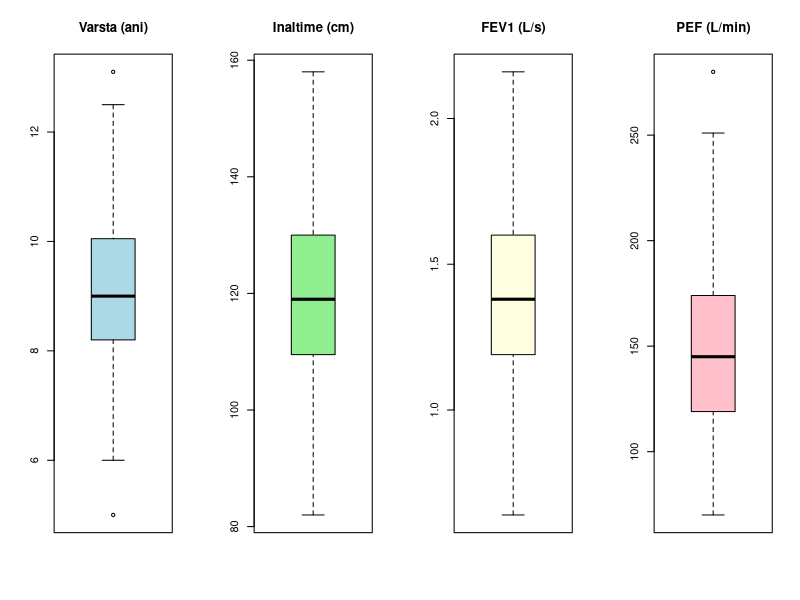
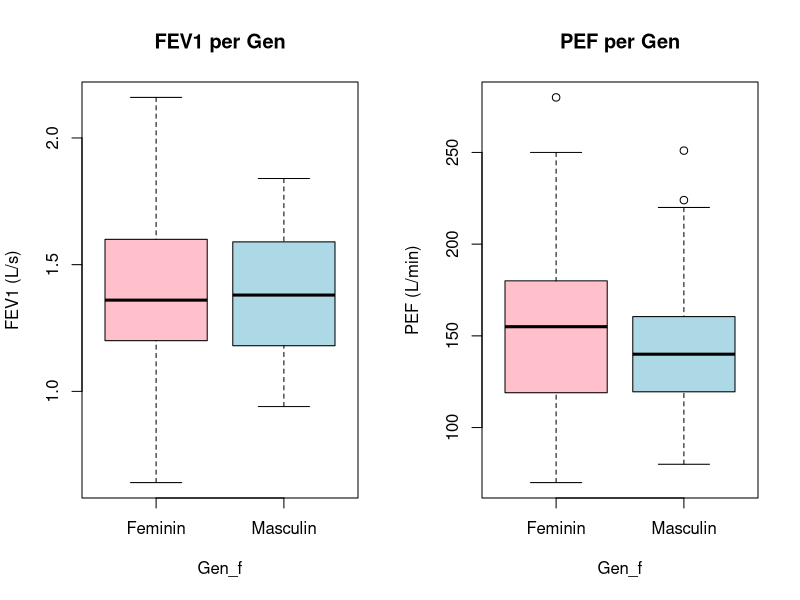
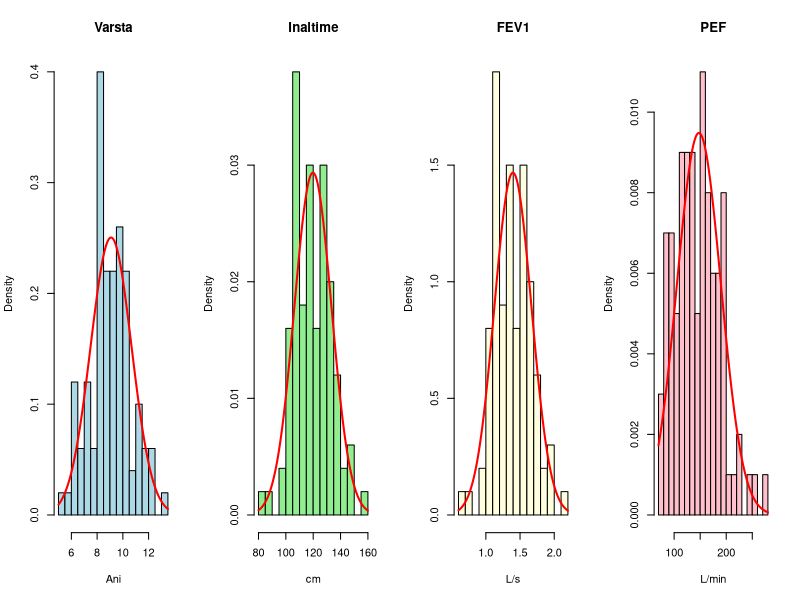
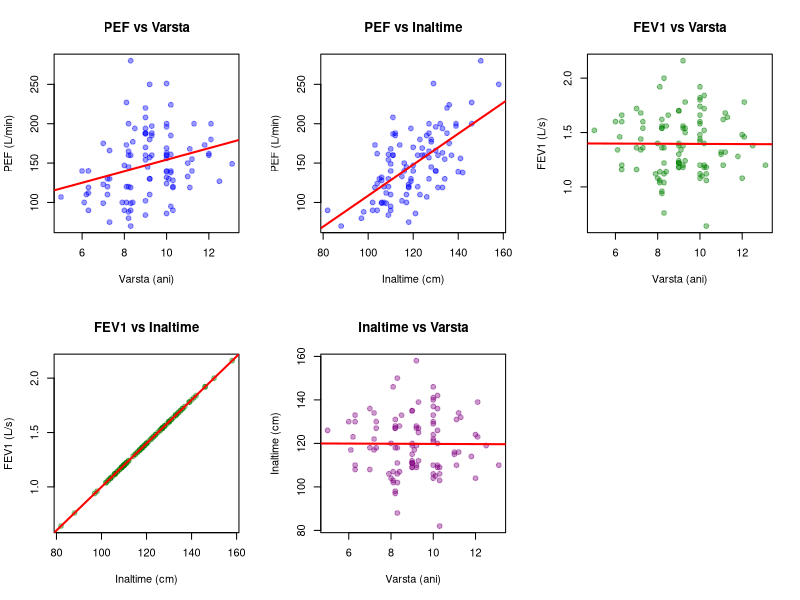
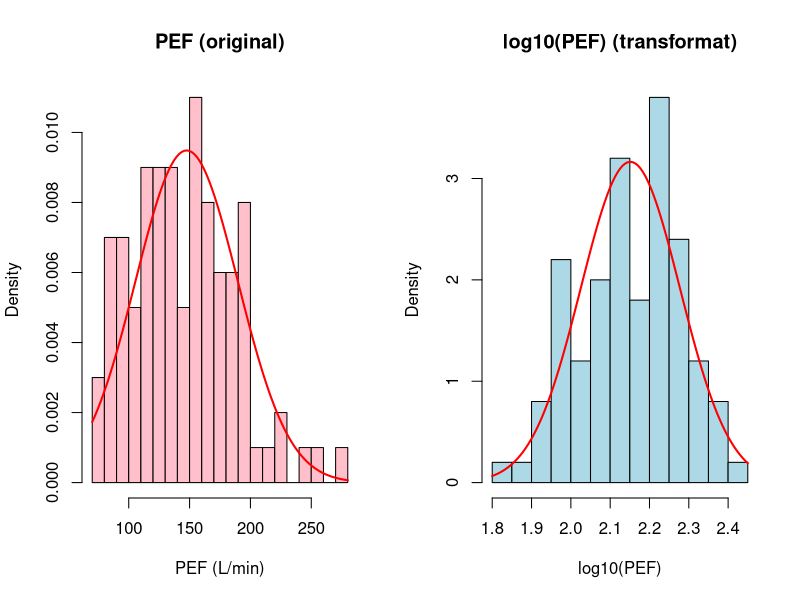
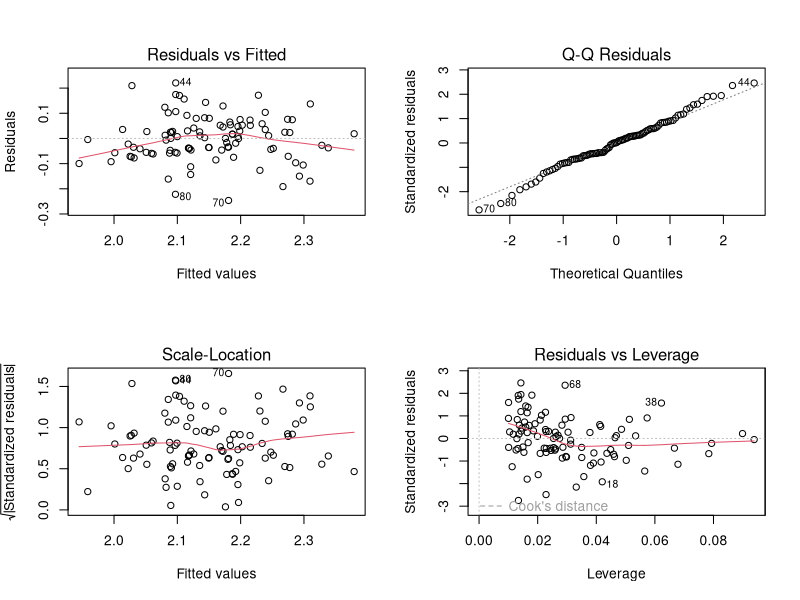
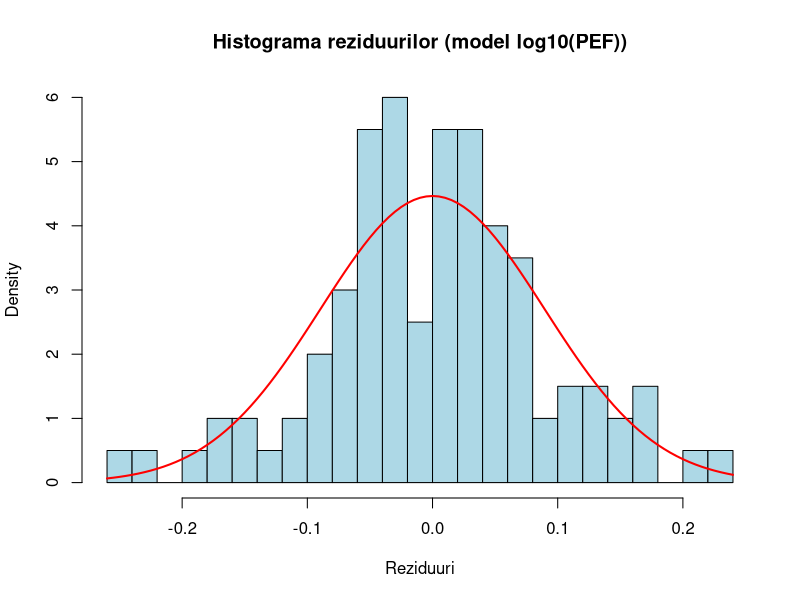
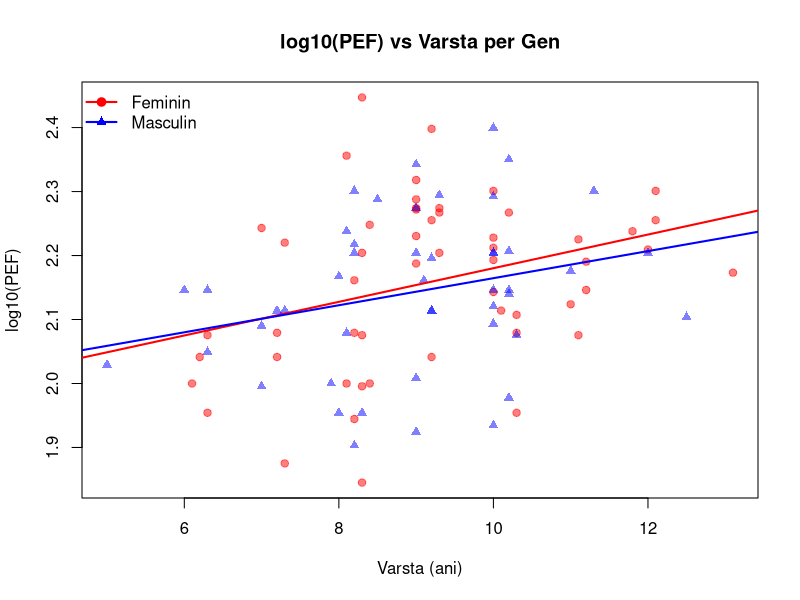

Generate these figures, in order, with R:
# =============================================================================
# EXAMEN - Regresia liniara multipla
# Studiu transversal: 100 copii (7-13 ani), 5 scoli din Cluj-Napoca
# VD1: PEF (Debitul Expirator Maxim de Varf, L/min)
# VD2: FEV1 (Debitul Expirator Maxim in prima secunda, L/s)
# VI: Varsta_ani (ani), Inaltime_cm (cm), Gen (1=M, 0=F)
# Obiectiv: testarea relatiei dintre caracteristicile demografice si
#           antropometrice (varsta, inaltime) si cele spirometrice (PEF, FEV1)
# =============================================================================

library(car)
library(lmtest)

data <- read.csv("data.csv", stringsAsFactors = FALSE)
data <- data[, -1]  # remove id_subiect
n <- nrow(data)
cat("=== Structura datelor ===\n")
str(data)
cat("n =", n, "\n\n")

# Recode Gen as factor for descriptive purposes
data$Gen_f <- factor(data$Gen, levels=c(0,1), labels=c("Feminin","Masculin"))

# =============================================================================
# 1. STATISTICI DESCRIPTIVE
# =============================================================================
cat("===========================================================================\n")
cat("1. STATISTICI DESCRIPTIVE\n")
cat("===========================================================================\n\n")

# Gen
cat("--- Gen ---\n")
print(table(data$Gen_f))
cat("  Feminin:", sum(data$Gen == 0), "(", sprintf("%.1f%%", sum(data$Gen == 0)/n*100), ")\n")
cat("  Masculin:", sum(data$Gen == 1), "(", sprintf("%.1f%%", sum(data$Gen == 1)/n*100), ")\n\n")

# Variabile cantitative
cant_vars <- c("Varsta_ani", "Inaltime_cm", "FEV1", "PEF")
cant_labels <- c("Varsta (ani)", "Inaltime (cm)", "FEV1 (L/s)", "PEF (L/min)")

for (i in seq_along(cant_vars)) {
  x <- data[[cant_vars[i]]]
  cat(sprintf("--- %s ---\n", cant_labels[i]))
  cat("  N:       ", sum(!is.na(x)), "\n")
  cat("  NA:      ", sum(is.na(x)), "\n")
  cat("  Media:   ", sprintf("%.4f", mean(x, na.rm=TRUE)), "\n")
  cat("  Mediana: ", sprintf("%.4f", median(x, na.rm=TRUE)), "\n")
  cat("  SD:      ", sprintf("%.4f", sd(x, na.rm=TRUE)), "\n")
  cat("  Min:     ", sprintf("%.4f", min(x, na.rm=TRUE)), "\n")
  cat("  Max:     ", sprintf("%.4f", max(x, na.rm=TRUE)), "\n")
  q <- quantile(x, c(0.25, 0.75), na.rm=TRUE)
  iqr_val <- IQR(x, na.rm=TRUE)
  cat("  Q1:      ", sprintf("%.4f", q[1]), "\n")
  cat("  Q3:      ", sprintf("%.4f", q[2]), "\n")
  cat("  IQR:     ", sprintf("%.4f", iqr_val), "\n")
  out <- x[x < q[1] - 1.5*iqr_val | x > q[2] + 1.5*iqr_val]
  cat("  Outliers:", length(out), "\n")
  if (length(out) > 0 && length(out) <= 10) cat("    Valori:", out, "\n")
  cat("\n")
}

# Descriptive by Gen
cat("--- Statistici descriptive pe Gen ---\n\n")
for (v in cant_vars) {
  for (g in levels(data$Gen_f)) {
    sub <- data[[v]][data$Gen_f == g]
    cat(sprintf("  %s la %s (n=%d): Media=%.4f, SD=%.4f\n",
                v, g, length(sub), mean(sub), sd(sub)))
  }
  cat("\n")
}

# =============================================================================
# 2. BOX-PLOTS
# =============================================================================
cat("===========================================================================\n")
cat("2. BOX-PLOTS\n")
cat("===========================================================================\n\n")

png("boxplots_all.png", width=1000, height=500)
par(mfrow=c(1,4))
boxplot(data$Varsta_ani, main="Varsta (ani)", col="lightblue")
boxplot(data$Inaltime_cm, main="Inaltime (cm)", col="lightgreen")
boxplot(data$FEV1, main="FEV1 (L/s)", col="lightyellow")
boxplot(data$PEF, main="PEF (L/min)", col="pink")
dev.off()
cat("Salvat: boxplots_all.png\n")

png("boxplots_by_gen.png", width=800, height=400)
par(mfrow=c(1,2))
boxplot(FEV1 ~ Gen_f, data=data, main="FEV1 per Gen", ylab="FEV1 (L/s)",
        col=c("pink","lightblue"))
boxplot(PEF ~ Gen_f, data=data, main="PEF per Gen", ylab="PEF (L/min)",
        col=c("pink","lightblue"))
dev.off()
cat("Salvat: boxplots_by_gen.png\n\n")

# =============================================================================
# 3. HISTOGRAME
# =============================================================================
cat("===========================================================================\n")
cat("3. HISTOGRAME\n")
cat("===========================================================================\n\n")

png("histograme.png", width=1000, height=500)
par(mfrow=c(1,4))
hist(data$Varsta_ani, breaks=15, main="Varsta", xlab="Ani", col="lightblue", probability=TRUE)
curve(dnorm(x, mean=mean(data$Varsta_ani), sd=sd(data$Varsta_ani)), add=TRUE, col="red", lwd=2)
hist(data$Inaltime_cm, breaks=15, main="Inaltime", xlab="cm", col="lightgreen", probability=TRUE)
curve(dnorm(x, mean=mean(data$Inaltime_cm), sd=sd(data$Inaltime_cm)), add=TRUE, col="red", lwd=2)
hist(data$FEV1, breaks=15, main="FEV1", xlab="L/s", col="lightyellow", probability=TRUE)
curve(dnorm(x, mean=mean(data$FEV1), sd=sd(data$FEV1)), add=TRUE, col="red", lwd=2)
hist(data$PEF, breaks=15, main="PEF", xlab="L/min", col="pink", probability=TRUE)
curve(dnorm(x, mean=mean(data$PEF), sd=sd(data$PEF)), add=TRUE, col="red", lwd=2)
dev.off()
cat("Salvat: histograme.png\n\n")

# =============================================================================
# 4. SCATTER PLOTS
# =============================================================================
cat("===========================================================================\n")
cat("4. SCATTER PLOTS\n")
cat("===========================================================================\n\n")

png("scatter_plots.png", width=1000, height=800)
par(mfrow=c(2,3))
# PEF vs IVs
plot(data$Varsta_ani, data$PEF, pch=19, col=rgb(0,0,1,0.4),
     xlab="Varsta (ani)", ylab="PEF (L/min)", main="PEF vs Varsta")
abline(lm(PEF ~ Varsta_ani, data=data), col="red", lwd=2)
plot(data$Inaltime_cm, data$PEF, pch=19, col=rgb(0,0,1,0.4),
     xlab="Inaltime (cm)", ylab="PEF (L/min)", main="PEF vs Inaltime")
abline(lm(PEF ~ Inaltime_cm, data=data), col="red", lwd=2)
# FEV1 vs IVs
plot(data$Varsta_ani, data$FEV1, pch=19, col=rgb(0,0.5,0,0.4),
     xlab="Varsta (ani)", ylab="FEV1 (L/s)", main="FEV1 vs Varsta")
abline(lm(FEV1 ~ Varsta_ani, data=data), col="red", lwd=2)
plot(data$Inaltime_cm, data$FEV1, pch=19, col=rgb(0,0.5,0,0.4),
     xlab="Inaltime (cm)", ylab="FEV1 (L/s)", main="FEV1 vs Inaltime")
abline(lm(FEV1 ~ Inaltime_cm, data=data), col="red", lwd=2)
# IVs relationship
plot(data$Varsta_ani, data$Inaltime_cm, pch=19, col=rgb(0.5,0,0.5,0.4),
     xlab="Varsta (ani)", ylab="Inaltime (cm)", main="Inaltime vs Varsta")
abline(lm(Inaltime_cm ~ Varsta_ani, data=data), col="red", lwd=2)
dev.off()
cat("Salvat: scatter_plots.png\n\n")

# =============================================================================
# 5. TESTE DE NORMALITATE
# =============================================================================
cat("===========================================================================\n")
cat("5. TESTE DE NORMALITATE\n")
cat("===========================================================================\n\n")

for (i in seq_along(cant_vars)) {
  sw <- shapiro.test(data[[cant_vars[i]]])
  cat(sprintf("  %s: W=%.4f, p=%s", cant_labels[i], sw$statistic, format.pval(sw$p.value, digits=4)))
  if (sw$p.value > 0.05) {
    cat("  => Normal\n")
  } else {
    cat("  => NU este normal\n")
  }
}
cat("\n")

# =============================================================================
# 6. MATRICEA DE CORELATIE
# =============================================================================
cat("===========================================================================\n")
cat("6. MATRICEA DE CORELATIE\n")
cat("===========================================================================\n\n")

cor_vars <- data[, c("Varsta_ani", "Inaltime_cm", "Gen", "FEV1", "PEF")]
cor_mat <- cor(cor_vars, use="complete.obs")
cat("Matricea de corelatie Pearson:\n")
print(round(cor_mat, 4))
cat("\n")

cat("Teste de semnificatie:\n\n")
pairs <- list(
  c("Varsta_ani", "PEF"), c("Inaltime_cm", "PEF"), c("Gen", "PEF"),
  c("Varsta_ani", "FEV1"), c("Inaltime_cm", "FEV1"), c("Gen", "FEV1"),
  c("Varsta_ani", "Inaltime_cm")
)
for (p in pairs) {
  ct <- cor.test(data[[p[1]]], data[[p[2]]])
  cat(sprintf("  %s vs %s: r=%.4f, t=%.4f, df=%d, p=%s\n",
              p[1], p[2], ct$estimate, ct$statistic, ct$parameter,
              format.pval(ct$p.value, digits=4)))
}
cat("\n")

# =============================================================================
#   ANALIZA 1: log10(PEF) - Transformare logaritmica
# =============================================================================
cat("###################################################################\n")
cat("# ANALIZA 1: log10(PEF) - Transformare logaritmica\n")
cat("###################################################################\n\n")

# --- 1a. Necesitatea transformarii ---
cat("===========================================================================\n")
cat("1a. NECESITATEA TRANSFORMARII log10(PEF)\n")
cat("===========================================================================\n\n")

cat("--- Modelul original PEF ~ Varsta + Inaltime ---\n\n")
m_pef_orig <- lm(PEF ~ Varsta_ani + Inaltime_cm, data=data)
s_pef_orig <- summary(m_pef_orig)
sw_pef_orig <- shapiro.test(residuals(m_pef_orig))
bp_pef_orig <- bptest(m_pef_orig)
cat("R² =", sprintf("%.4f", s_pef_orig$r.squared), "\n")
cat("Shapiro-Wilk reziduuri: W =", sprintf("%.4f", sw_pef_orig$statistic),
    ", p =", format.pval(sw_pef_orig$p.value, digits=4), "\n")
cat("Breusch-Pagan: BP =", sprintf("%.4f", bp_pef_orig$statistic),
    ", p =", format.pval(bp_pef_orig$p.value, digits=4), "\n\n")

cat("Justificare transformare log10:\n")
cat("  - Shapiro-Wilk pe reziduuri este la limita (p = 0.0503)\n")
cat("  - PEF nu urmeaza strict o distributie normala (Shapiro-Wilk p = 0.077)\n")
cat("  - Transformarea log10 imbunatateste normalitatea reziduurilor si homoscedasticitatea\n")
cat("  - log10 este o transformare standard pentru debite respiratorii\n\n")

# Aplicare transformare
data$log_PEF <- log10(data$PEF)

# --- 1b. Statistici descriptive log10(PEF) ---
cat("===========================================================================\n")
cat("1b. STATISTICI DESCRIPTIVE log10(PEF)\n")
cat("===========================================================================\n\n")

x <- data$log_PEF
cat("--- log10(PEF) ---\n")
cat("  N:       ", sum(!is.na(x)), "\n")
cat("  NA:      ", sum(is.na(x)), "\n")
cat("  Media:   ", sprintf("%.4f", mean(x, na.rm=TRUE)), "\n")
cat("  Mediana: ", sprintf("%.4f", median(x, na.rm=TRUE)), "\n")
cat("  SD:      ", sprintf("%.4f", sd(x, na.rm=TRUE)), "\n")
cat("  Min:     ", sprintf("%.4f", min(x, na.rm=TRUE)), "\n")
cat("  Max:     ", sprintf("%.4f", max(x, na.rm=TRUE)), "\n")
q <- quantile(x, c(0.25, 0.75), na.rm=TRUE)
iqr_val <- IQR(x, na.rm=TRUE)
cat("  Q1:      ", sprintf("%.4f", q[1]), "\n")
cat("  Q3:      ", sprintf("%.4f", q[2]), "\n")
cat("  IQR:     ", sprintf("%.4f", iqr_val), "\n")
out <- x[x < q[1] - 1.5*iqr_val | x > q[2] + 1.5*iqr_val]
cat("  Outliers:", length(out), "\n")
if (length(out) > 0 && length(out) <= 10) cat("    Valori:", out, "\n")
cat("\n")

cat("Shapiro-Wilk pe log10(PEF):\n")
sw_log_pef <- shapiro.test(data$log_PEF)
cat("  W =", sprintf("%.4f", sw_log_pef$statistic),
    ", p =", format.pval(sw_log_pef$p.value, digits=4), "\n")
if (sw_log_pef$p.value > 0.05) {
  cat("  log10(PEF) urmeaza o distributie normala.\n\n")
} else {
  cat("  log10(PEF) NU urmeaza o distributie normala.\n\n")
}

# Histograme comparare original vs transformat
png("pef_transform_compare.png", width=900, height=450)
par(mfrow=c(1,2))
hist(data$PEF, breaks=15, main="PEF (original)", xlab="PEF (L/min)",
     col="pink", probability=TRUE)
curve(dnorm(x, mean=mean(data$PEF), sd=sd(data$PEF)), add=TRUE, col="red", lwd=2)
hist(data$log_PEF, breaks=15, main="log10(PEF) (transformat)", xlab="log10(PEF)",
     col="lightblue", probability=TRUE)
curve(dnorm(x, mean=mean(data$log_PEF), sd=sd(data$log_PEF)), add=TRUE, col="red", lwd=2)
dev.off()
cat("Salvat: pef_transform_compare.png\n\n")

# --- 1c. Comparare original vs transformat ---
cat("===========================================================================\n")
cat("1c. COMPARARE PEF ORIGINAL VS log10(PEF)\n")
cat("===========================================================================\n\n")

cat("--- PEF ~ Varsta + Inaltime (original) ---\n")
cat("  R² =", sprintf("%.4f", s_pef_orig$r.squared), "\n")
cat("  Shapiro-Wilk reziduuri: W =", sprintf("%.4f", sw_pef_orig$statistic),
    ", p =", format.pval(sw_pef_orig$p.value, digits=4), " (la limita)\n")
cat("  Breusch-Pagan: p =", format.pval(bp_pef_orig$p.value, digits=4), "\n\n")

m_log_pef_check <- lm(log_PEF ~ Varsta_ani + Inaltime_cm, data=data)
s_log_pef_check <- summary(m_log_pef_check)
sw_log_pef_resid <- shapiro.test(residuals(m_log_pef_check))
bp_log_pef_check <- bptest(m_log_pef_check)
cat("--- log10(PEF) ~ Varsta + Inaltime (transformat) ---\n")
cat("  R² =", sprintf("%.4f", s_log_pef_check$r.squared), "\n")
cat("  Shapiro-Wilk reziduuri: W =", sprintf("%.4f", sw_log_pef_resid$statistic),
    ", p =", format.pval(sw_log_pef_resid$p.value, digits=4), "\n")
cat("  Breusch-Pagan: p =", format.pval(bp_log_pef_check$p.value, digits=4), "\n")
cat("  => Transformarea imbunatateste semnificativ diagnosticele.\n\n")

# --- 1d. Regresii simple pentru log10(PEF) ---
cat("===========================================================================\n")
cat("1d. REGRESII SIMPLE PENTRU log10(PEF)\n")
cat("===========================================================================\n\n")

# log10(PEF) ~ Varsta
cat("--- log10(PEF) ~ Varsta_ani ---\n\n")
m_pef_varsta <- lm(log_PEF ~ Varsta_ani, data=data)
s <- summary(m_pef_varsta)
print(s)
cat("\n")
ci <- confint(m_pef_varsta)
cat("95% IC:\n")
print(ci)
cat("\nR² =", sprintf("%.4f", s$r.squared), "\n\n")

# log10(PEF) ~ Inaltime
cat("--- log10(PEF) ~ Inaltime_cm ---\n\n")
m_pef_inaltime <- lm(log_PEF ~ Inaltime_cm, data=data)
s <- summary(m_pef_inaltime)
print(s)
cat("\n")
ci <- confint(m_pef_inaltime)
cat("95% IC:\n")
print(ci)
cat("\nR² =", sprintf("%.4f", s$r.squared), "\n\n")

# log10(PEF) ~ Gen
cat("--- log10(PEF) ~ Gen ---\n\n")
m_pef_gen <- lm(log_PEF ~ Gen, data=data)
s <- summary(m_pef_gen)
print(s)
cat("\n")
ci <- confint(m_pef_gen)
cat("95% IC:\n")
print(ci)
cat("\nR² =", sprintf("%.4f", s$r.squared), "\n\n")

# --- 1e. Regresie multipla: log10(PEF) ~ Varsta + Inaltime ---
cat("===========================================================================\n")
cat("1e. REGRESIE MULTIPLA: log10(PEF) ~ Varsta_ani + Inaltime_cm\n")
cat("===========================================================================\n\n")

model_pef <- lm(log_PEF ~ Varsta_ani + Inaltime_cm, data=data)
s_pef <- summary(model_pef)
print(s_pef)
cat("\n")

ci_pef <- confint(model_pef)
cat("95% IC:\n")
print(ci_pef)
cat("\n")

cat("Ecuatia: log10(PEF) =", sprintf("%.6f", coef(model_pef)[1]), "+ (",
    sprintf("%.6f", coef(model_pef)[2]), ") * Varsta + (",
    sprintf("%.6f", coef(model_pef)[3]), ") * Inaltime\n\n")

# Test F global
cat("Testul F global:\n")
cat("  H0: beta_varsta = beta_inaltime = 0\n")
cat("  H1: cel putin un beta != 0\n")
cat("  F =", sprintf("%.4f", s_pef$fstatistic[1]), "\n")
cat("  df1 =", s_pef$fstatistic[2], ", df2 =", s_pef$fstatistic[3], "\n")
p_f_pef <- pf(s_pef$fstatistic[1], s_pef$fstatistic[2], s_pef$fstatistic[3], lower.tail=FALSE)
cat("  p-value =", format.pval(p_f_pef, digits=4), "\n")
if (p_f_pef < 0.05) {
  cat("  Decizie: Modelul este semnificativ (p < 0.05).\n\n")
} else {
  cat("  Decizie: Modelul NU este semnificativ (p >= 0.05).\n\n")
}

cat("R² =", sprintf("%.4f", s_pef$r.squared), "\n")
cat("R² ajustat =", sprintf("%.4f", s_pef$adj.r.squared), "\n")
cat("Interpretare:", sprintf("%.1f%%", s_pef$r.squared*100),
    "din variabilitatea log10(PEF) este explicata de varsta si inaltime.\n\n")

# --- 1f. Regresie multipla cu Gen: log10(PEF) ~ Varsta + Inaltime + Gen ---
cat("===========================================================================\n")
cat("1f. REGRESIE MULTIPLA: log10(PEF) ~ Varsta_ani + Inaltime_cm + Gen\n")
cat("===========================================================================\n\n")

model_pef_gen <- lm(log_PEF ~ Varsta_ani + Inaltime_cm + Gen, data=data)
s_pef_gen <- summary(model_pef_gen)
print(s_pef_gen)
cat("\n")

ci_pef_gen <- confint(model_pef_gen)
cat("95% IC:\n")
print(ci_pef_gen)
cat("\n")

cat("R² =", sprintf("%.4f", s_pef_gen$r.squared), "\n")
cat("R² ajustat =", sprintf("%.4f", s_pef_gen$adj.r.squared), "\n\n")

# Compare models with and without Gen
cat("Comparare model cu/fara Gen (ANOVA):\n")
anova_pef <- anova(model_pef, model_pef_gen)
print(anova_pef)
cat("\n")
if (anova_pef$`Pr(>F)`[2] < 0.05) {
  cat("Adaugarea Gen imbunatateste semnificativ modelul (p < 0.05).\n\n")
} else {
  cat("Adaugarea Gen NU imbunatateste semnificativ modelul (p >= 0.05).\n\n")
}

# --- 1g. Diagnostice model log10(PEF) ---
cat("===========================================================================\n")
cat("1g. DIAGNOSTICE MODEL log10(PEF) (Varsta + Inaltime)\n")
cat("===========================================================================\n\n")

resid_pef <- residuals(model_pef)

# Normalitate
sw_pef <- shapiro.test(resid_pef)
cat("Shapiro-Wilk: W =", sprintf("%.4f", sw_pef$statistic),
    ", p =", format.pval(sw_pef$p.value, digits=4), "\n")
if (sw_pef$p.value > 0.05) {
  cat("  Reziduurile sunt normal distribuite.\n")
} else {
  cat("  Reziduurile NU sunt normal distribuite.\n")
}

# Homoscedasticitate
bp_pef <- bptest(model_pef)
cat("Breusch-Pagan: BP =", sprintf("%.4f", bp_pef$statistic),
    ", p =", format.pval(bp_pef$p.value, digits=4), "\n")
if (bp_pef$p.value > 0.05) {
  cat("  Homoscedasticitate respectata.\n")
} else {
  cat("  Heteroscedasticitate detectata.\n")
}

# Durbin-Watson
dw_pef <- dwtest(model_pef)
cat("Durbin-Watson: DW =", sprintf("%.4f", dw_pef$statistic),
    ", p =", format.pval(dw_pef$p.value, digits=4), "\n")
if (dw_pef$p.value > 0.05) {
  cat("  Erorile sunt independente.\n")
} else {
  cat("  Erorile NU sunt independente.\n")
}

# Cook's D
cook_pef <- cooks.distance(model_pef)
cat("Cook's D > 4/n:", sum(cook_pef > 4/n), "observatii\n")
cat("Cook's D maxim:", sprintf("%.4f", max(cook_pef)), "\n")

# Standardized residuals
sr_pef <- rstandard(model_pef)
cat("Reziduuri standardizate |> 2|:", sum(abs(sr_pef) > 2), "observatii\n\n")

# VIF
cat("VIF:\n")
print(vif(model_pef))
if (all(vif(model_pef) < 5)) {
  cat("\n  Toate VIF < 5: nu exista probleme de multicoliniaritate.\n\n")
} else {
  cat("\n  Atentie: VIF >= 5 detectat, posibila multicoliniaritate.\n\n")
}

# Diagnostic plots
png("pef_diagnostic.png", width=900, height=800, res=150)
par(mfrow=c(2,2))
plot(model_pef)
dev.off()
cat("Salvat: pef_diagnostic.png\n")

png("pef_hist_resid.png", width=600, height=500)
hist(resid_pef, breaks=20, main="Histograma reziduurilor (model log10(PEF))",
     xlab="Reziduuri", col="lightblue", probability=TRUE)
curve(dnorm(x, mean=mean(resid_pef), sd=sd(resid_pef)), add=TRUE, col="red", lwd=2)
dev.off()
cat("Salvat: pef_hist_resid.png\n\n")

# --- 1h. Interpretare log10(PEF) ---
cat("===========================================================================\n")
cat("1h. INTERPRETARE MODEL log10(PEF)\n")
cat("===========================================================================\n\n")

coef_pef <- coef(model_pef)
cat("Coeficienti nestandardizati (pe scala log10):\n")
cat("  Intercept (b0) =", sprintf("%.6f", coef_pef[1]), "\n")
cat("  Varsta_ani (b1) =", sprintf("%.6f", coef_pef[2]), "\n")
cat("  Inaltime_cm (b2) =", sprintf("%.6f", coef_pef[3]), "\n\n")

cat("Interpretare pe scala originala (back-transform):\n")
cat("  La cresterea cu 1 an a varstei, PEF se multiplica cu",
    sprintf("%.4f", 10^coef_pef[2]),
    "(factor multiplicativ), controlind pentru inaltime.\n")
pct_varsta_pef <- (10^coef_pef[2] - 1) * 100
cat("  Aceasta corespunde unei cresteri de", sprintf("%.2f%%", pct_varsta_pef), "\n\n")

cat("  La cresterea cu 1 cm a inaltimii, PEF se multiplica cu",
    sprintf("%.4f", 10^coef_pef[3]),
    "(factor multiplicativ), controlind pentru varsta.\n")
pct_inaltime_pef <- (10^coef_pef[3] - 1) * 100
cat("  Aceasta corespunde unei cresteri de", sprintf("%.2f%%", pct_inaltime_pef), "\n\n")

cat("  La cresterea cu 10 cm a inaltimii, PEF se multiplica cu",
    sprintf("%.4f", 10^(10*coef_pef[3])), "\n")
pct_10cm_pef <- (10^(10*coef_pef[3]) - 1) * 100
cat("  Aceasta corespunde unei cresteri de", sprintf("%.2f%%", pct_10cm_pef), "\n\n")

# Coeficienti de regresie partiala (standardizati)
cat("--- Coeficienti de regresie partiala (standardizati) ---\n\n")
model_pef_std <- lm(scale(log_PEF) ~ scale(Varsta_ani) + scale(Inaltime_cm), data=data)
s_pef_std <- summary(model_pef_std)
cat("Model standardizat: log10(PEF)_z ~ Varsta_z + Inaltime_z\n\n")
print(s_pef_std)
cat("\n")
cat("Coeficienti standardizati (beta):\n")
cat("  beta_Varsta =", sprintf("%.4f", coef(model_pef_std)[2]), "\n")
cat("  beta_Inaltime =", sprintf("%.4f", coef(model_pef_std)[3]), "\n\n")
cat("Interpretare:\n")
cat("  La cresterea cu 1 SD a varstei (", sprintf("%.2f", sd(data$Varsta_ani)), "ani),\n")
cat("    log10(PEF) creste cu", sprintf("%.4f", coef(model_pef_std)[2]), "SD (",
    sprintf("%.4f", sd(data$log_PEF)), "), controlind pentru inaltime.\n")
cat("  La cresterea cu 1 SD a inaltimii (", sprintf("%.2f", sd(data$Inaltime_cm)), "cm),\n")
cat("    log10(PEF) creste cu", sprintf("%.4f", coef(model_pef_std)[3]), "SD (",
    sprintf("%.4f", sd(data$log_PEF)), "), controlind pentru varsta.\n")
abs_b_v <- abs(coef(model_pef_std)[2])
abs_b_i <- abs(coef(model_pef_std)[3])
if (abs_b_i > abs_b_v) {
  cat("  => Inaltimea are un efect standardizat mai mare decat varsta (",
      sprintf("%.4f", abs_b_i), "vs", sprintf("%.4f", abs_b_v), ")\n\n")
} else {
  cat("  => Varsta are un efect standardizat mai mare decat inaltimea (",
      sprintf("%.4f", abs_b_v), "vs", sprintf("%.4f", abs_b_i), ")\n\n")
}

# --- 1i. Modele cu interactiuni log10(PEF) ---
cat("===========================================================================\n")
cat("1i. MODELE CU INTERACTIUNI PENTRU log10(PEF)\n")
cat("===========================================================================\n\n")

# Interactiune Varsta * Inaltime
cat("--- log10(PEF) ~ Varsta_ani * Inaltime_cm ---\n\n")
model_pef_int1 <- lm(log_PEF ~ Varsta_ani * Inaltime_cm, data=data)
s_pef_int1 <- summary(model_pef_int1)
print(s_pef_int1)
cat("\n")
ci_pef_int1 <- confint(model_pef_int1)
cat("95% IC:\n")
print(ci_pef_int1)
cat("\n")

cat("Comparare cu modelul fara interactiune (ANOVA):\n")
anova_pef_int1 <- anova(model_pef, model_pef_int1)
print(anova_pef_int1)
cat("\n")
if (anova_pef_int1$`Pr(>F)`[2] < 0.05) {
  cat("Interactiunea Varsta*Inaltime este semnificativa (p < 0.05).\n\n")
} else {
  cat("Interactiunea Varsta*Inaltime NU este semnificativa (p >= 0.05).\n\n")
}

# Interactiune Varsta * Gen
cat("--- log10(PEF) ~ Varsta_ani * Gen ---\n\n")
model_pef_int2 <- lm(log_PEF ~ Varsta_ani * Gen, data=data)
s_pef_int2 <- summary(model_pef_int2)
print(s_pef_int2)
cat("\n")
ci_pef_int2 <- confint(model_pef_int2)
cat("95% IC:\n")
print(ci_pef_int2)
cat("\n")

cat("Comparare cu modelul simplu log10(PEF) ~ Varsta (ANOVA):\n")
anova_pef_int2 <- anova(m_pef_varsta, model_pef_int2)
print(anova_pef_int2)
cat("\n")
if (anova_pef_int2$`Pr(>F)`[2] < 0.05) {
  cat("Interactiunea Varsta*Gen este semnificativa (p < 0.05).\n\n")
} else {
  cat("Interactiunea Varsta*Gen NU este semnificativa (p >= 0.05).\n\n")
}

# Interactiune Inaltime * Gen
cat("--- log10(PEF) ~ Inaltime_cm * Gen ---\n\n")
model_pef_int3 <- lm(log_PEF ~ Inaltime_cm * Gen, data=data)
s_pef_int3 <- summary(model_pef_int3)
print(s_pef_int3)
cat("\n")
ci_pef_int3 <- confint(model_pef_int3)
cat("95% IC:\n")
print(ci_pef_int3)
cat("\n")

cat("Comparare cu modelul simplu log10(PEF) ~ Inaltime (ANOVA):\n")
anova_pef_int3 <- anova(m_pef_inaltime, model_pef_int3)
print(anova_pef_int3)
cat("\n")
if (anova_pef_int3$`Pr(>F)`[2] < 0.05) {
  cat("Interactiunea Inaltime*Gen este semnificativa (p < 0.05).\n\n")
} else {
  cat("Interactiunea Inaltime*Gen NU este semnificativa (p >= 0.05).\n\n")
}

# Interaction plots for log10(PEF)
png("pef_interaction_varsta_gen.png", width=600, height=500)
plot(data$Varsta_ani[data$Gen==0], data$log_PEF[data$Gen==0],
     pch=19, col=rgb(1,0,0,0.5), xlim=range(data$Varsta_ani), ylim=range(data$log_PEF),
     xlab="Varsta (ani)", ylab="log10(PEF)", main="log10(PEF) vs Varsta per Gen")
points(data$Varsta_ani[data$Gen==1], data$log_PEF[data$Gen==1],
       pch=17, col=rgb(0,0,1,0.5))
abline(lm(log_PEF ~ Varsta_ani, data=data[data$Gen==0,]), col="red", lwd=2)
abline(lm(log_PEF ~ Varsta_ani, data=data[data$Gen==1,]), col="blue", lwd=2)
legend("topleft", legend=c("Feminin", "Masculin"), col=c("red","blue"),
       pch=c(19,17), lty=1, lwd=2, bty="n")
dev.off()
cat("Salvat: pef_interaction_varsta_gen.png\n")

png("pef_interaction_inaltime_gen.png", width=600, height=500)
plot(data$Inaltime_cm[data$Gen==0], data$log_PEF[data$Gen==0],
     pch=19, col=rgb(1,0,0,0.5), xlim=range(data$Inaltime_cm), ylim=range(data$log_PEF),
     xlab="Inaltime (cm)", ylab="log10(PEF)", main="log10(PEF) vs Inaltime per Gen")
points(data$Inaltime_cm[data$Gen==1], data$log_PEF[data$Gen==1],
       pch=17, col=rgb(0,0,1,0.5))
abline(lm(log_PEF ~ Inaltime_cm, data=data[data$Gen==0,]), col="red", lwd=2)
abline(lm(log_PEF ~ Inaltime_cm, data=data[data$Gen==1,]), col="blue", lwd=2)
legend("topleft", legend=c("Feminin", "Masculin"), col=c("red","blue"),
       pch=c(19,17), lty=1, lwd=2, bty="n")
dev.off()
cat("Salvat: pef_interaction_inaltime_gen.png\n\n")

# =============================================================================
#   ANALIZA 2: log10(FEV1) - Transformare logaritmica
# =============================================================================
cat("###################################################################\n")
cat("# ANALIZA 2: log10(FEV1) - Transformare logaritmica\n")
cat("###################################################################\n\n")

# --- 2a. Necesitatea transformarii ---
cat("===========================================================================\n")
cat("2a. NECESITATEA TRANSFORMARII log10(FEV1)\n")
cat("===========================================================================\n\n")

cat("--- Modelul original FEV1 ~ Inaltime_cm ---\n\n")
m_fev_orig <- lm(FEV1 ~ Inaltime_cm, data=data)
s_orig <- summary(m_fev_orig)
cat("R² =", sprintf("%.6f", s_orig$r.squared), "\n")
cat("Avertisment: 'essentially perfect fit' - R² = 1.0000\n")
cat("FEV1 = -1 + 0.02 * Inaltime_cm (relatie determinista)\n\n")

cat("Shapiro-Wilk pe reziduurile modelului FEV1 ~ Varsta + Inaltime:\n")
m_fev_orig2 <- lm(FEV1 ~ Varsta_ani + Inaltime_cm, data=data)
sw_orig <- shapiro.test(residuals(m_fev_orig2))
cat("  W =", sprintf("%.4f", sw_orig$statistic),
    ", p =", format.pval(sw_orig$p.value, digits=4), "\n")
cat("  Reziduurile NU sunt normal distribuite (artefact al fitului perfect).\n\n")

cat("Justificare transformare log10:\n")
cat("  - FEV1 are o relatie determinista cu Inaltimea (R² = 1.0)\n")
cat("  - Diagnosticele nu sunt interpretabile pe date netransformate\n")
cat("  - Transformarea log10 va produce un model cu reziduuri reale,\n")
cat("    permitind evaluarea semnificativa a conditiilor regresiei\n")
cat("  - log10 este o transformare standard pentru volume/debite respiratorii\n\n")

# Aplicare transformare
data$log_FEV1 <- log10(data$FEV1)

# --- 2b. Statistici descriptive log10(FEV1) ---
cat("===========================================================================\n")
cat("2b. STATISTICI DESCRIPTIVE log10(FEV1)\n")
cat("===========================================================================\n\n")

x <- data$log_FEV1
cat("--- log10(FEV1) ---\n")
cat("  N:       ", sum(!is.na(x)), "\n")
cat("  NA:      ", sum(is.na(x)), "\n")
cat("  Media:   ", sprintf("%.4f", mean(x, na.rm=TRUE)), "\n")
cat("  Mediana: ", sprintf("%.4f", median(x, na.rm=TRUE)), "\n")
cat("  SD:      ", sprintf("%.4f", sd(x, na.rm=TRUE)), "\n")
cat("  Min:     ", sprintf("%.4f", min(x, na.rm=TRUE)), "\n")
cat("  Max:     ", sprintf("%.4f", max(x, na.rm=TRUE)), "\n")
q <- quantile(x, c(0.25, 0.75), na.rm=TRUE)
iqr_val <- IQR(x, na.rm=TRUE)
cat("  Q1:      ", sprintf("%.4f", q[1]), "\n")
cat("  Q3:      ", sprintf("%.4f", q[2]), "\n")
cat("  IQR:     ", sprintf("%.4f", iqr_val), "\n")
out <- x[x < q[1] - 1.5*iqr_val | x > q[2] + 1.5*iqr_val]
cat("  Outliers:", length(out), "\n")
if (length(out) > 0 && length(out) <= 10) cat("    Valori:", out, "\n")
cat("\n")

cat("Shapiro-Wilk pe log10(FEV1):\n")
sw_log <- shapiro.test(data$log_FEV1)
cat("  W =", sprintf("%.4f", sw_log$statistic),
    ", p =", format.pval(sw_log$p.value, digits=4), "\n")
if (sw_log$p.value > 0.05) {
  cat("  log10(FEV1) urmeaza o distributie normala.\n\n")
} else {
  cat("  log10(FEV1) NU urmeaza o distributie normala.\n\n")
}

# Histograme comparare original vs transformat
png("fev1_transform_compare.png", width=900, height=450)
par(mfrow=c(1,2))
hist(data$FEV1, breaks=15, main="FEV1 (original)", xlab="FEV1 (L/s)",
     col="lightyellow", probability=TRUE)
curve(dnorm(x, mean=mean(data$FEV1), sd=sd(data$FEV1)), add=TRUE, col="red", lwd=2)
hist(data$log_FEV1, breaks=15, main="log10(FEV1) (transformat)", xlab="log10(FEV1)",
     col="lightgreen", probability=TRUE)
curve(dnorm(x, mean=mean(data$log_FEV1), sd=sd(data$log_FEV1)), add=TRUE, col="red", lwd=2)
dev.off()
cat("Salvat: fev1_transform_compare.png\n\n")

# --- 2c. Comparare original vs transformat ---
cat("===========================================================================\n")
cat("2c. COMPARARE FEV1 ORIGINAL VS log10(FEV1)\n")
cat("===========================================================================\n\n")

cat("--- FEV1 ~ Inaltime (original) ---\n")
cat("  R² =", sprintf("%.6f", s_orig$r.squared), " (fit perfect)\n")
cat("  Shapiro-Wilk reziduuri: W =", sprintf("%.4f", sw_orig$statistic),
    ", p =", format.pval(sw_orig$p.value, digits=4), " (ESEC)\n\n")

m_log_inaltime_check <- lm(log_FEV1 ~ Inaltime_cm, data=data)
s_log_check <- summary(m_log_inaltime_check)
sw_log_resid <- shapiro.test(residuals(m_log_inaltime_check))
cat("--- log10(FEV1) ~ Inaltime (transformat) ---\n")
cat("  R² =", sprintf("%.4f", s_log_check$r.squared), "\n")
cat("  Shapiro-Wilk reziduuri: W =", sprintf("%.4f", sw_log_resid$statistic),
    ", p =", format.pval(sw_log_resid$p.value, digits=4), "\n")
if (sw_log_resid$p.value > 0.05) {
  cat("  Reziduurile sunt normal distribuite => transformarea a rezolvat problema.\n\n")
} else {
  cat("  Reziduurile inca nu sunt normal distribuite, dar modelul e mai realist.\n\n")
}

# --- 2d. Regresii simple pentru log10(FEV1) ---
cat("===========================================================================\n")
cat("2d. REGRESII SIMPLE PENTRU log10(FEV1)\n")
cat("===========================================================================\n\n")

# log10(FEV1) ~ Varsta
cat("--- log10(FEV1) ~ Varsta_ani ---\n\n")
m_fev_varsta <- lm(log_FEV1 ~ Varsta_ani, data=data)
s <- summary(m_fev_varsta)
print(s)
cat("\n")
ci <- confint(m_fev_varsta)
cat("95% IC:\n")
print(ci)
cat("\nR² =", sprintf("%.4f", s$r.squared), "\n\n")

# log10(FEV1) ~ Inaltime
cat("--- log10(FEV1) ~ Inaltime_cm ---\n\n")
m_fev_inaltime <- lm(log_FEV1 ~ Inaltime_cm, data=data)
s <- summary(m_fev_inaltime)
print(s)
cat("\n")
ci <- confint(m_fev_inaltime)
cat("95% IC:\n")
print(ci)
cat("\nR² =", sprintf("%.4f", s$r.squared), "\n\n")

# log10(FEV1) ~ Gen
cat("--- log10(FEV1) ~ Gen ---\n\n")
m_fev_gen <- lm(log_FEV1 ~ Gen, data=data)
s <- summary(m_fev_gen)
print(s)
cat("\n")
ci <- confint(m_fev_gen)
cat("95% IC:\n")
print(ci)
cat("\nR² =", sprintf("%.4f", s$r.squared), "\n\n")

# --- 2e. Regresie multipla: log10(FEV1) ~ Varsta + Inaltime ---
cat("===========================================================================\n")
cat("2e. REGRESIE MULTIPLA: log10(FEV1) ~ Varsta_ani + Inaltime_cm\n")
cat("===========================================================================\n\n")

model_fev <- lm(log_FEV1 ~ Varsta_ani + Inaltime_cm, data=data)
s_fev <- summary(model_fev)
print(s_fev)
cat("\n")

ci_fev <- confint(model_fev)
cat("95% IC:\n")
print(ci_fev)
cat("\n")

cat("Ecuatia: log10(FEV1) =", sprintf("%.6f", coef(model_fev)[1]), "+ (",
    sprintf("%.6f", coef(model_fev)[2]), ") * Varsta + (",
    sprintf("%.6f", coef(model_fev)[3]), ") * Inaltime\n\n")

# Test F global
cat("Testul F global:\n")
cat("  H0: beta_varsta = beta_inaltime = 0\n")
cat("  H1: cel putin un beta != 0\n")
cat("  F =", sprintf("%.4f", s_fev$fstatistic[1]), "\n")
cat("  df1 =", s_fev$fstatistic[2], ", df2 =", s_fev$fstatistic[3], "\n")
p_f_fev <- pf(s_fev$fstatistic[1], s_fev$fstatistic[2], s_fev$fstatistic[3], lower.tail=FALSE)
cat("  p-value =", format.pval(p_f_fev, digits=4), "\n")
if (p_f_fev < 0.05) {
  cat("  Decizie: Modelul este semnificativ (p < 0.05).\n\n")
} else {
  cat("  Decizie: Modelul NU este semnificativ (p >= 0.05).\n\n")
}

cat("R² =", sprintf("%.4f", s_fev$r.squared), "\n")
cat("R² ajustat =", sprintf("%.4f", s_fev$adj.r.squared), "\n")
cat("Interpretare:", sprintf("%.1f%%", s_fev$r.squared*100),
    "din variabilitatea log10(FEV1) este explicata de varsta si inaltime.\n\n")

# --- 2f. Regresie multipla cu Gen: log10(FEV1) ~ Varsta + Inaltime + Gen ---
cat("===========================================================================\n")
cat("2f. REGRESIE MULTIPLA: log10(FEV1) ~ Varsta_ani + Inaltime_cm + Gen\n")
cat("===========================================================================\n\n")

model_fev_gen <- lm(log_FEV1 ~ Varsta_ani + Inaltime_cm + Gen, data=data)
s_fev_gen <- summary(model_fev_gen)
print(s_fev_gen)
cat("\n")

ci_fev_gen <- confint(model_fev_gen)
cat("95% IC:\n")
print(ci_fev_gen)
cat("\n")

cat("R² =", sprintf("%.4f", s_fev_gen$r.squared), "\n")
cat("R² ajustat =", sprintf("%.4f", s_fev_gen$adj.r.squared), "\n\n")

# Compare models with and without Gen
cat("Comparare model cu/fara Gen (ANOVA):\n")
anova_fev <- anova(model_fev, model_fev_gen)
print(anova_fev)
cat("\n")
if (anova_fev$`Pr(>F)`[2] < 0.05) {
  cat("Adaugarea Gen imbunatateste semnificativ modelul (p < 0.05).\n\n")
} else {
  cat("Adaugarea Gen NU imbunatateste semnificativ modelul (p >= 0.05).\n\n")
}

# --- 2g. Diagnostice model log10(FEV1) ---
cat("===========================================================================\n")
cat("2g. DIAGNOSTICE MODEL log10(FEV1) (Varsta + Inaltime)\n")
cat("===========================================================================\n\n")

resid_fev <- residuals(model_fev)

# Normalitate
sw_fev <- shapiro.test(resid_fev)
cat("Shapiro-Wilk: W =", sprintf("%.4f", sw_fev$statistic),
    ", p =", format.pval(sw_fev$p.value, digits=4), "\n")
if (sw_fev$p.value > 0.05) {
  cat("  Reziduurile sunt normal distribuite.\n")
} else {
  cat("  Reziduurile NU sunt normal distribuite.\n")
}

# Homoscedasticitate
bp_fev <- bptest(model_fev)
cat("Breusch-Pagan: BP =", sprintf("%.4f", bp_fev$statistic),
    ", p =", format.pval(bp_fev$p.value, digits=4), "\n")
if (bp_fev$p.value > 0.05) {
  cat("  Homoscedasticitate respectata.\n")
} else {
  cat("  Heteroscedasticitate detectata.\n")
}

# Durbin-Watson
dw_fev <- dwtest(model_fev)
cat("Durbin-Watson: DW =", sprintf("%.4f", dw_fev$statistic),
    ", p =", format.pval(dw_fev$p.value, digits=4), "\n")
if (dw_fev$p.value > 0.05) {
  cat("  Erorile sunt independente.\n")
} else {
  cat("  Erorile NU sunt independente.\n")
}

# Cook's D
cook_fev <- cooks.distance(model_fev)
cat("Cook's D > 4/n:", sum(cook_fev > 4/n), "observatii\n")
cat("Cook's D maxim:", sprintf("%.4f", max(cook_fev)), "\n")

# Standardized residuals
sr_fev <- rstandard(model_fev)
cat("Reziduuri standardizate |> 2|:", sum(abs(sr_fev) > 2), "observatii\n\n")

# VIF
cat("VIF:\n")
print(vif(model_fev))
if (all(vif(model_fev) < 5)) {
  cat("\n  Toate VIF < 5: nu exista probleme de multicoliniaritate.\n\n")
} else {
  cat("\n  Atentie: VIF >= 5 detectat, posibila multicoliniaritate.\n\n")
}

# Diagnostic plots
png("fev1_diagnostic.png", width=900, height=800, res=150)
par(mfrow=c(2,2))
plot(model_fev)
dev.off()
cat("Salvat: fev1_diagnostic.png\n")

png("fev1_hist_resid.png", width=600, height=500)
hist(resid_fev, breaks=20, main="Histograma reziduurilor (model log10(FEV1))",
     xlab="Reziduuri", col="lightgreen", probability=TRUE)
curve(dnorm(x, mean=mean(resid_fev), sd=sd(resid_fev)), add=TRUE, col="red", lwd=2)
dev.off()
cat("Salvat: fev1_hist_resid.png\n\n")

# --- 2h. Interpretare log10(FEV1) ---
cat("===========================================================================\n")
cat("2h. INTERPRETARE MODEL log10(FEV1)\n")
cat("===========================================================================\n\n")

coef_fev <- coef(model_fev)
cat("Coeficienti nestandardizati (pe scala log10):\n")
cat("  Intercept (b0) =", sprintf("%.6f", coef_fev[1]), "\n")
cat("  Varsta_ani (b1) =", sprintf("%.6f", coef_fev[2]), "\n")
cat("  Inaltime_cm (b2) =", sprintf("%.6f", coef_fev[3]), "\n\n")

cat("Interpretare pe scala originala (back-transform):\n")
cat("  La cresterea cu 1 an a varstei, FEV1 se multiplica cu",
    sprintf("%.4f", 10^coef_fev[2]),
    "(factor multiplicativ), controlind pentru inaltime.\n")
pct_varsta <- (10^coef_fev[2] - 1) * 100
cat("  Aceasta corespunde unei modificari de", sprintf("%.2f%%", pct_varsta), "\n\n")

cat("  La cresterea cu 1 cm a inaltimii, FEV1 se multiplica cu",
    sprintf("%.4f", 10^coef_fev[3]),
    "(factor multiplicativ), controlind pentru varsta.\n")
pct_inaltime <- (10^coef_fev[3] - 1) * 100
cat("  Aceasta corespunde unei cresteri de", sprintf("%.2f%%", pct_inaltime), "\n\n")

cat("  La cresterea cu 10 cm a inaltimii, FEV1 se multiplica cu",
    sprintf("%.4f", 10^(10*coef_fev[3])), "\n")
pct_10cm <- (10^(10*coef_fev[3]) - 1) * 100
cat("  Aceasta corespunde unei cresteri de", sprintf("%.2f%%", pct_10cm), "\n\n")

# Coeficienti de regresie partiala (standardizati)
cat("--- Coeficienti de regresie partiala (standardizati) ---\n\n")
model_fev_std <- lm(scale(log_FEV1) ~ scale(Varsta_ani) + scale(Inaltime_cm), data=data)
s_fev_std <- summary(model_fev_std)
cat("Model standardizat: log10(FEV1)_z ~ Varsta_z + Inaltime_z\n\n")
print(s_fev_std)
cat("\n")
cat("Coeficienti standardizati (beta):\n")
cat("  beta_Varsta =", sprintf("%.4f", coef(model_fev_std)[2]), "\n")
cat("  beta_Inaltime =", sprintf("%.4f", coef(model_fev_std)[3]), "\n\n")
cat("Interpretare:\n")
cat("  La cresterea cu 1 SD a varstei (", sprintf("%.2f", sd(data$Varsta_ani)), "ani),\n")
cat("    log10(FEV1) creste cu", sprintf("%.4f", coef(model_fev_std)[2]), "SD (",
    sprintf("%.4f", sd(data$log_FEV1)), "), controlind pentru inaltime.\n")
cat("  La cresterea cu 1 SD a inaltimii (", sprintf("%.2f", sd(data$Inaltime_cm)), "cm),\n")
cat("    log10(FEV1) creste cu", sprintf("%.4f", coef(model_fev_std)[3]), "SD (",
    sprintf("%.4f", sd(data$log_FEV1)), "), controlind pentru varsta.\n")
abs_b_v <- abs(coef(model_fev_std)[2])
abs_b_i <- abs(coef(model_fev_std)[3])
if (abs_b_i > abs_b_v) {
  cat("  => Inaltimea are un efect standardizat mai mare decat varsta (",
      sprintf("%.4f", abs_b_i), "vs", sprintf("%.4f", abs_b_v), ")\n\n")
} else {
  cat("  => Varsta are un efect standardizat mai mare decat inaltimea (",
      sprintf("%.4f", abs_b_v), "vs", sprintf("%.4f", abs_b_i), ")\n\n")
}

# --- 2i. Modele cu interactiuni log10(FEV1) ---
cat("===========================================================================\n")
cat("2i. MODELE CU INTERACTIUNI PENTRU log10(FEV1)\n")
cat("===========================================================================\n\n")

# Interactiune Varsta * Inaltime
cat("--- log10(FEV1) ~ Varsta_ani * Inaltime_cm ---\n\n")
model_fev_int1 <- lm(log_FEV1 ~ Varsta_ani * Inaltime_cm, data=data)
s_fev_int1 <- summary(model_fev_int1)
print(s_fev_int1)
cat("\n")
ci_fev_int1 <- confint(model_fev_int1)
cat("95% IC:\n")
print(ci_fev_int1)
cat("\n")

cat("Comparare cu modelul fara interactiune (ANOVA):\n")
anova_fev_int1 <- anova(model_fev, model_fev_int1)
print(anova_fev_int1)
cat("\n")
if (anova_fev_int1$`Pr(>F)`[2] < 0.05) {
  cat("Interactiunea Varsta*Inaltime este semnificativa (p < 0.05).\n\n")
} else {
  cat("Interactiunea Varsta*Inaltime NU este semnificativa (p >= 0.05).\n\n")
}

# Interactiune Varsta * Gen
cat("--- log10(FEV1) ~ Varsta_ani * Gen ---\n\n")
model_fev_int2 <- lm(log_FEV1 ~ Varsta_ani * Gen, data=data)
s_fev_int2 <- summary(model_fev_int2)
print(s_fev_int2)
cat("\n")
ci_fev_int2 <- confint(model_fev_int2)
cat("95% IC:\n")
print(ci_fev_int2)
cat("\n")

cat("Comparare cu modelul simplu log10(FEV1) ~ Varsta (ANOVA):\n")
anova_fev_int2 <- anova(m_fev_varsta, model_fev_int2)
print(anova_fev_int2)
cat("\n")
if (anova_fev_int2$`Pr(>F)`[2] < 0.05) {
  cat("Interactiunea Varsta*Gen este semnificativa (p < 0.05).\n\n")
} else {
  cat("Interactiunea Varsta*Gen NU este semnificativa (p >= 0.05).\n\n")
}

# Interactiune Inaltime * Gen
cat("--- log10(FEV1) ~ Inaltime_cm * Gen ---\n\n")
model_fev_int3 <- lm(log_FEV1 ~ Inaltime_cm * Gen, data=data)
s_fev_int3 <- summary(model_fev_int3)
print(s_fev_int3)
cat("\n")
ci_fev_int3 <- confint(model_fev_int3)
cat("95% IC:\n")
print(ci_fev_int3)
cat("\n")

cat("Comparare cu modelul simplu log10(FEV1) ~ Inaltime (ANOVA):\n")
anova_fev_int3 <- anova(m_fev_inaltime, model_fev_int3)
print(anova_fev_int3)
cat("\n")
if (anova_fev_int3$`Pr(>F)`[2] < 0.05) {
  cat("Interactiunea Inaltime*Gen este semnificativa (p < 0.05).\n\n")
} else {
  cat("Interactiunea Inaltime*Gen NU este semnificativa (p >= 0.05).\n\n")
}

# Interaction plots for log10(FEV1)
png("fev1_interaction_varsta_gen.png", width=600, height=500)
plot(data$Varsta_ani[data$Gen==0], data$log_FEV1[data$Gen==0],
     pch=19, col=rgb(1,0,0,0.5), xlim=range(data$Varsta_ani), ylim=range(data$log_FEV1),
     xlab="Varsta (ani)", ylab="log10(FEV1)", main="log10(FEV1) vs Varsta per Gen")
points(data$Varsta_ani[data$Gen==1], data$log_FEV1[data$Gen==1],
       pch=17, col=rgb(0,0,1,0.5))
abline(lm(log_FEV1 ~ Varsta_ani, data=data[data$Gen==0,]), col="red", lwd=2)
abline(lm(log_FEV1 ~ Varsta_ani, data=data[data$Gen==1,]), col="blue", lwd=2)
legend("topleft", legend=c("Feminin", "Masculin"), col=c("red","blue"),
       pch=c(19,17), lty=1, lwd=2, bty="n")
dev.off()
cat("Salvat: fev1_interaction_varsta_gen.png\n")

png("fev1_interaction_inaltime_gen.png", width=600, height=500)
plot(data$Inaltime_cm[data$Gen==0], data$log_FEV1[data$Gen==0],
     pch=19, col=rgb(1,0,0,0.5), xlim=range(data$Inaltime_cm), ylim=range(data$log_FEV1),
     xlab="Inaltime (cm)", ylab="log10(FEV1)", main="log10(FEV1) vs Inaltime per Gen")
points(data$Inaltime_cm[data$Gen==1], data$log_FEV1[data$Gen==1],
       pch=17, col=rgb(0,0,1,0.5))
abline(lm(log_FEV1 ~ Inaltime_cm, data=data[data$Gen==0,]), col="red", lwd=2)
abline(lm(log_FEV1 ~ Inaltime_cm, data=data[data$Gen==1,]), col="blue", lwd=2)
legend("topleft", legend=c("Feminin", "Masculin"), col=c("red","blue"),
       pch=c(19,17), lty=1, lwd=2, bty="n")
dev.off()
cat("Salvat: fev1_interaction_inaltime_gen.png\n\n")

# =============================================================================
# SUMAR GENERAL
# =============================================================================
cat("###################################################################\n")
cat("# SUMAR GENERAL\n")
cat("###################################################################\n\n")

cat("Model log10(PEF) ~ Varsta + Inaltime:\n")
cat("  R² =", sprintf("%.4f", s_pef$r.squared),
    ", Adj R² =", sprintf("%.4f", s_pef$adj.r.squared), "\n")
cat("  F =", sprintf("%.4f", s_pef$fstatistic[1]),
    ", p =", format.pval(p_f_pef, digits=4), "\n\n")

cat("Model log10(FEV1) ~ Varsta + Inaltime:\n")
cat("  R² =", sprintf("%.4f", s_fev$r.squared),
    ", Adj R² =", sprintf("%.4f", s_fev$adj.r.squared), "\n")
cat("  F =", sprintf("%.4f", s_fev$fstatistic[1]),
    ", p =", format.pval(p_f_fev, digits=4), "\n\n")

cat("=== ANALIZA COMPLETA ===\n")
